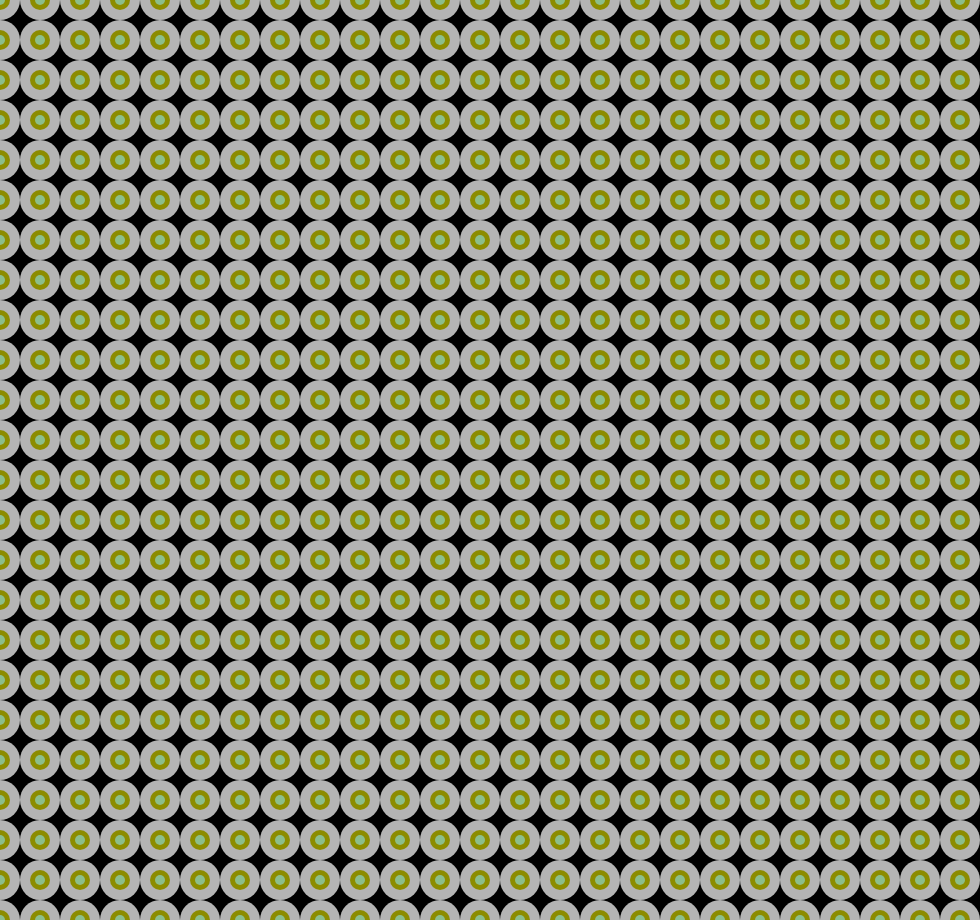
Frame 1 (no input)
Frame 60 (no input): identical to frame 1, image omitted
Frame 120 (the mouse pressed at the canvas centre since frame 60): identical to frame 1, image omitted

The p5.js sketch that drew this single still picture (run headless with seeded random() and noise() and a simulated clock; from frame 60 on, the mouse is pressed at the canvas centre):

// p5.js sketch
// ── sketch.js
var speed = 0.5;

function setup() {
  createCanvas(980, 920);
  noStroke();
}

function draw() {
  background(0);

  for (var y = 0; y <= height; y += 40) {
    for (var x = 0; x <= width; x += 40) {

      fill(255, 180);
      ellipse(x, y, 40, 40);
      fill(140, 140, 0);
      ellipse(x, y, 20, 20);
      fill(140, 190, 140);
      ellipse(x, y, 10, 10);
    }
  }
}
// ── AbstractLines.js
function setup() {
    createCanvas(980, 920);
    strokeWeight(8);
}

function draw() {
    background(204);

    for (x = 20; x < 900; x += 60) {
        for (y = 40; y < 900; y += 80) {
            line(x, y, x + 90, y + 60);
            line(y, x, y + 90, x + 60);
        }
    }
}
// ── Circuit.js
function setup() {
    createCanvas(980, 920);
    strokeWeight(8);
}

function draw() {
    background(204);
    for (x = 20; x < 900; x += 60) {
        for (y = 40; y < 900; y += 80) {
            line(x * 2, y, x + 90, y + 60);
            line(y, x, y + 90, x + 60);
        }
    }
}
// ── Stiches.js
function setup() {
    createCanvas(980, 920);
    strokeWeight(8);
}

function draw() {
    background(204);
    //   for (var i = 20; i < 900; i += 60) {
    //     line(i, 40, i + 60, 80);
    //     line(i, 100, i + 60, 140);
    //     line(i, 160, i + 60, 200);
    //     line(i, 220, i + 60, 260);
    //   }

    for (x = 20; x < 900; x += 60) {
        for (y = 40; y < 900; y += 80) {
            line(x, y, x + 60, y + 60);
            line(y, x, y + 60, x + 60);
        }
    }
}
// ── abstraceLines.js
function setup() {
    createCanvas(980, 920);
    strokeWeight(8);
}

function draw() {
    background(204);
    //   for (var i = 20; i < 900; i += 60) {
    //     line(i, 40, i + 60, 80);
    //     line(i, 100, i + 60, 140);
    //     line(i, 160, i + 60, 200);
    //     line(i, 220, i + 60, 260);
    //   }

    for (x = 20; x < 900; x += 60) {
        for (y = 40; y < 900; y += 80) {
            line(x, y, x + 90, y + 60);
            line(y, x, y + 90, x + 60);
        }
    }
}
// ── grid.Cell.js
function Cell(i, j, runsum) {
    this.i = i;
    this.j = j;
    var mouseOver = false;
    this.runsum = runsum;
    this.colo = color(51, 51, 51);

    this.show = function () {
        var x = this.i * w;
        var y = this.j * w;
        stroke(255);
        fill(this.colo);
        rect(x, y, w, w);
        if (mouseOver) {
            this.colo = color(random(0, 255), random(0, 255), random(0, 255))
            mouseOver = false;
        }
    }

    this.changeColor = function () {
        this.colo = color(random(0, 255), random(0, 255), random(0, 255))

    }

    this.entered = function () {
        var x = this.i * w;
        var y = this.j * w;
        if (
            mouseX > x &&
            mouseX < x + 40 &&
            mouseY > y &&
            mouseY < y + 40
        ) {

            //console.log(this.colo)
            mouseOver = true;

            //fill(this.colo);
            //console.log("ENTERED" + i + " " + j);
        } else {
            mouseOver = false;
        }
        //console.log("ENTERED" + i + " " + j);
    }



}
